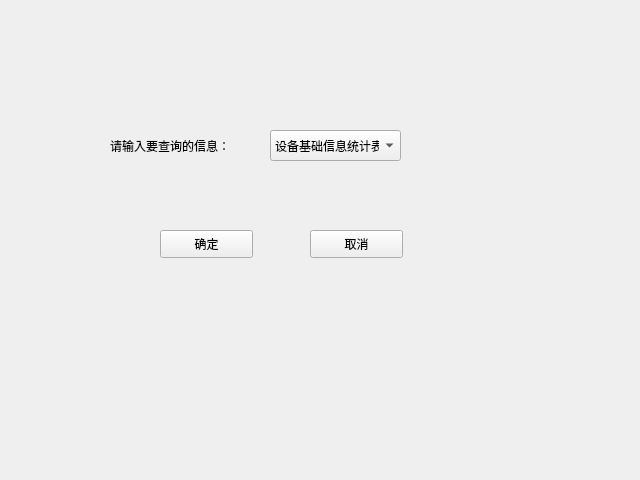
<?xml version="1.0" encoding="UTF-8"?>
<ui version="4.0">
 <class>Form</class>
 <widget class="QWidget" name="Form">
  <property name="geometry">
   <rect>
    <x>0</x>
    <y>0</y>
    <width>640</width>
    <height>480</height>
   </rect>
  </property>
  <property name="windowTitle">
   <string>Form</string>
  </property>
  <widget class="QLabel" name="label">
   <property name="geometry">
    <rect>
     <x>110</x>
     <y>130</y>
     <width>141</width>
     <height>31</height>
    </rect>
   </property>
   <property name="text">
    <string>请输入要查询的信息：</string>
   </property>
  </widget>
  <widget class="QComboBox" name="comboBox">
   <property name="geometry">
    <rect>
     <x>270</x>
     <y>130</y>
     <width>131</width>
     <height>31</height>
    </rect>
   </property>
   <item>
    <property name="text">
     <string>设备基础信息统计表</string>
    </property>
   </item>
   <item>
    <property name="text">
     <string>厂家联系方式</string>
    </property>
   </item>
  </widget>
  <widget class="QPushButton" name="pushButton">
   <property name="geometry">
    <rect>
     <x>160</x>
     <y>230</y>
     <width>93</width>
     <height>28</height>
    </rect>
   </property>
   <property name="text">
    <string>确定</string>
   </property>
  </widget>
  <widget class="QPushButton" name="pushButton_2">
   <property name="geometry">
    <rect>
     <x>310</x>
     <y>230</y>
     <width>93</width>
     <height>28</height>
    </rect>
   </property>
   <property name="text">
    <string>取消</string>
   </property>
  </widget>
 </widget>
 <resources/>
 <connections>
  <connection>
   <sender>pushButton</sender>
   <signal>clicked()</signal>
   <receiver>Form</receiver>
   <slot>show()</slot>
   <hints>
    <hint type="sourcelabel">
     <x>198</x>
     <y>247</y>
    </hint>
    <hint type="destinationlabel">
     <x>208</x>
     <y>284</y>
    </hint>
   </hints>
  </connection>
  <connection>
   <sender>pushButton_2</sender>
   <signal>clicked()</signal>
   <receiver>Form</receiver>
   <slot>close()</slot>
   <hints>
    <hint type="sourcelabel">
     <x>363</x>
     <y>249</y>
    </hint>
    <hint type="destinationlabel">
     <x>387</x>
     <y>301</y>
    </hint>
   </hints>
  </connection>
 </connections>
</ui>
